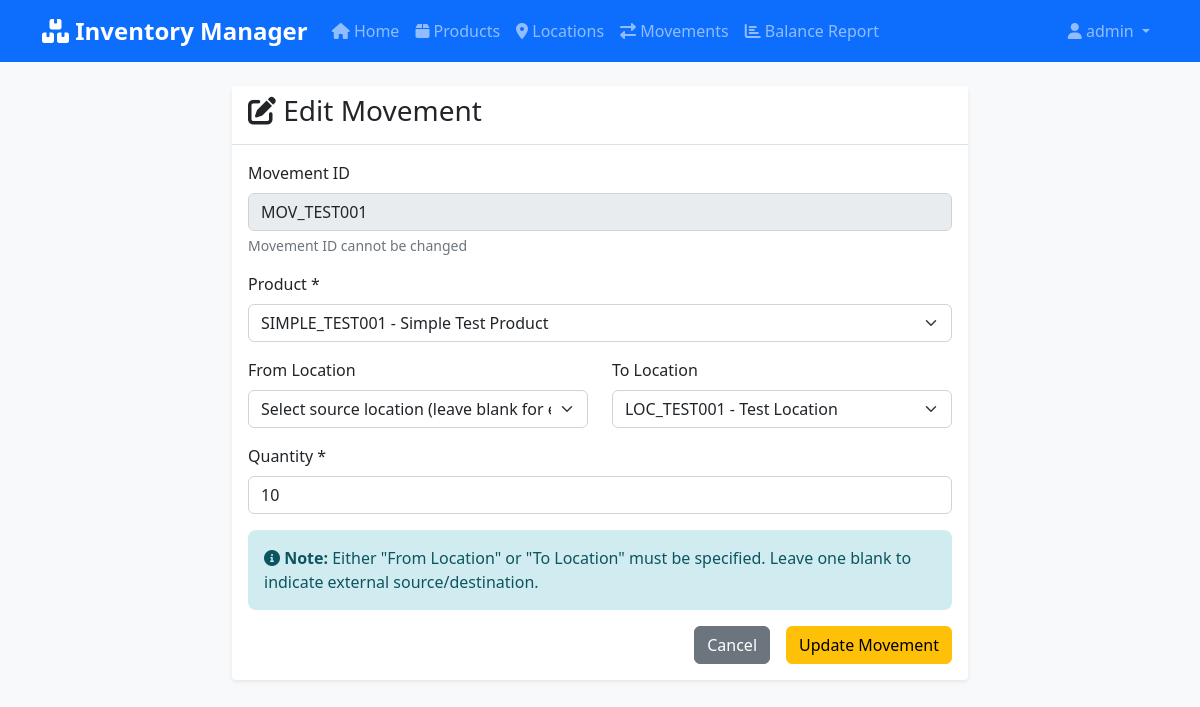
Page /movements/edit/MOV_TEST001 (signed in) on the committed database.
### app.py (models this page shows, shortened)
class User(UserMixin, db.Model):
    id = db.Column(db.Integer, primary_key=True)
    username = db.Column(db.String(80), unique=True, nullable=False)
    email = db.Column(db.String(120), unique=True, nullable=False)
    password_hash = db.Column(db.String(120), nullable=False)

class ProductMovement(db.Model):
    movement_id = db.Column(db.String(50), primary_key=True)
    timestamp = db.Column(db.DateTime, default=datetime.utcnow)
    from_location = db.Column(db.String(50), db.ForeignKey('location.location_id'), nullable=True)
    to_location = db.Column(db.String(50), db.ForeignKey('location.location_id'), nullable=True)
    product_id = db.Column(db.String(50), db.ForeignKey('product.product_id'), nullable=False)
    qty = db.Column(db.Integer, nullable=False)
    product = db.relationship('Product', backref=db.backref('movements', lazy=True))
    from_loc = db.relationship('Location', foreign_keys=[from_location], backref=db.backref('movements_from', lazy=True))
    to_loc = db.relationship('Location', foreign_keys=[to_location], backref=db.backref('movements_to', lazy=True))

class Product(db.Model):
    product_id = db.Column(db.String(50), primary_key=True)
    name = db.Column(db.String(100), nullable=False)
    description = db.Column(db.Text)
    total_qty = db.Column(db.Integer, default=0, nullable=False)

class Location(db.Model):
    location_id = db.Column(db.String(50), primary_key=True)
    name = db.Column(db.String(100), nullable=False)
    address = db.Column(db.Text)

### app.py (the view, shortened to what this page needs)
@app.route('/movements/edit/<movement_id>', methods=['GET', 'POST'])
@login_required
def edit_movement(movement_id):
    movement = ProductMovement.query.get_or_404(movement_id)
    products = Product.query.all()
    locations = Location.query.all()
    return render_template('edit_movement.html', movement=movement, products=products, locations=locations)

### app.py (called while the page is built)
@login_manager.user_loader
def load_user(user_id):
    return User.query.get(int(user_id))

### templates/edit_movement.html (shortened to what this page needs)
{% extends "base.html" %}
{% block content %}
<div class="row justify-content-center">
    <div class="col-md-8">
        <div class="card">
            <div class="card-header">
                <h3><i class="fas fa-edit"></i> Edit Movement</h3>
            </div>
            <div class="card-body">
                <form method="POST">
                    <div class="mb-3">
                        <label for="movement_id" class="form-label">Movement ID</label>
                        <input type="text" class="form-control" id="movement_id" value="{{ movement.movement_id }}" readonly>
                        <div class="form-text">Movement ID cannot be changed</div>
                    </div>
                    <div class="mb-3">
                        <label for="product_id" class="form-label">Product *</label>
                        <select class="form-select" id="product_id" name="product_id" required>
                            {% for product in products %}
                            <option value="{{ product.product_id }}" {% if product.product_id == movement.product_id %}selected{% endif %}>
                                {{ product.product_id }} - {{ product.name }}
                            </option>
                            {% endfor %}
                        </select>
                    </div>
                    <div class="row">
                        <div class="col-md-6">
                            <div class="mb-3">
                                <label for="from_location" class="form-label">From Location</label>
                                <select class="form-select" id="from_location" name="from_location">
                                    <option value="">Select source location (leave blank for external)</option>
                                </select>
                            </div>
                        </div>
                        <div class="col-md-6">
                            <div class="mb-3">
                                <label for="to_location" class="form-label">To Location</label>
                                <select class="form-select" id="to_location" name="to_location">
                                    {% for location in locations %}
                                    <option value="{{ location.location_id }}" {% if location.location_id == movement.to_location %}selected{% endif %}>
                                        {{ location.location_id }} - {{ location.name }}
                                    </option>
                                    {% endfor %}
                                </select>
                            </div>
                        </div>
                    </div>
                    <div class="mb-3">
                        <label for="qty" class="form-label">Quantity *</label>
                        <input type="number" class="form-control" id="qty" name="qty" value="{{ movement.qty }}" min="1" required>
                    </div>
                    <div class="alert alert-info">
                        <i class="fas fa-info-circle"></i>
                        <strong>Note:</strong> Either "From Location" or "To Location" must be specified.
                        Leave one blank to indicate external source/destination.
                    </div>
                    <div class="d-grid gap-2 d-md-flex justify-content-md-end">
                        <a href="{{ url_for('movements') }}" class="btn btn-secondary me-md-2">Cancel</a>
                        <button type="submit" class="btn btn-warning">Update Movement</button>
                    </div>
                </form>
            </div>
        </div>
    </div>
</div>
{% endblock %}

### templates/base.html (shortened to what this page needs)
<!DOCTYPE html>
<html lang="en">
<head>
    <link href="https://cdn.jsdelivr.net/npm/bootstrap@5.1.3/dist/css/bootstrap.min.css" rel="stylesheet">
    <link href="https://cdnjs.cloudflare.com/ajax/libs/font-awesome/6.0.0/css/all.min.css" rel="stylesheet">
    <link href="{{ url_for('static', filename='css/style.css') }}" rel="stylesheet">
</head>
<body>
    <nav class="navbar navbar-expand-lg navbar-dark bg-primary">
        <div class="container">
            <a class="navbar-brand" href="{{ url_for('index') }}">
                <i class="fas fa-boxes"></i> Inventory Manager
            </a>
            <div class="collapse navbar-collapse" id="navbarNav">
                <ul class="navbar-nav me-auto">
                    <li class="nav-item">
                        <a class="nav-link" href="{{ url_for('index') }}">
                            <i class="fas fa-home"></i> Home
                        </a>
                    </li>
                    <li class="nav-item">
                        <a class="nav-link" href="{{ url_for('products') }}">
                            <i class="fas fa-box"></i> Products
                        </a>
                    </li>
                    <li class="nav-item">
                        <a class="nav-link" href="{{ url_for('locations') }}">
                            <i class="fas fa-map-marker-alt"></i> Locations
                        </a>
                    </li>
                    <li class="nav-item">
                        <a class="nav-link" href="{{ url_for('movements') }}">
                            <i class="fas fa-exchange-alt"></i> Movements
                        </a>
                    </li>
                    <li class="nav-item">
                        <a class="nav-link" href="{{ url_for('balance') }}">
                            <i class="fas fa-chart-bar"></i> Balance Report
                        </a>
                    </li>
                </ul>
                <ul class="navbar-nav">
                    {% if current_user.is_authenticated %}
                        <li class="nav-item dropdown">
                            <a class="nav-link dropdown-toggle" href="#" id="navbarDropdown" role="button" data-bs-toggle="dropdown">
                                <i class="fas fa-user"></i> {{ current_user.username }}
                            </a>
                        </li>
                    {% endif %}
                </ul>
            </div>
        </div>
    </nav>
    <div class="container mt-4">
        {% block content %}{% endblock %}
    </div>
</body>
</html>

### static/css/style.css (style rules this page uses)
body { background-color: #f8f9fa; font-family: 'Segoe UI', Tahoma, Geneva, Verdana, sans-serif; }
.navbar-brand { font-weight: bold; font-size: 1.5rem; }
.navbar-nav .nav-link { font-weight: 500; transition: color 0.3s ease; }
.card { border: none; box-shadow: 0 0.125rem 0.25rem rgba(0, 0, 0, 0.075); transition: box-shadow 0.15s ease-in-out; }
.card-header { background-color: #fff; border-bottom: 1px solid #dee2e6; font-weight: 600; }
.btn { font-weight: 500; border-radius: 0.375rem; transition: all 0.15s ease-in-out; }
.form-control, .form-select { border-radius: 0.375rem; border: 1px solid #ced4da; transition: border-color 0.15s ease-in-out, box-shadow 0.15s ease-in-out; }
.alert { border: none; border-radius: 0.5rem; }
.alert-info { background-color: #d1ecf1; color: #0c5460; }

### rows in the picture
User: username "admin"
ProductMovement: movement_id "MOV_TEST001", product_id "SIMPLE_TEST001 - Simple Test Product", to_location "LOC_TEST001 - Test Location", qty "10"
